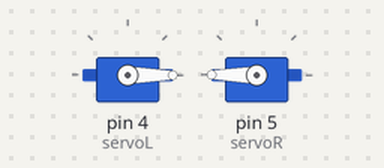
The sketch below on a simulated Arduino Uno, built with avr-gcc and run on an emulated ATmega328P. On the bench: 2 × servo.

Above: at 0.05 s.
At 12.0 s:
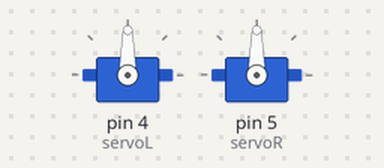
Timing chart, 0 to 15.6 s (numbered marks = the images above):
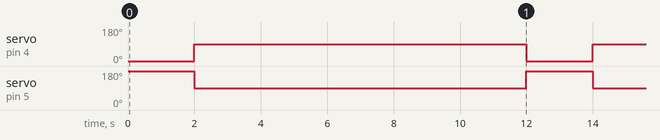

Measured:
- by itself, servo on pin 4 (servoL): alternates 90° for 10.0 s and 0° for 2.0 s
- by itself, servo on pin 5 (servoR): alternates 180° for 2.0 s and 90° for 10.0 s

The sketch:

robot_servo.ino
```cpp
#include "Servo.h"

Servo servoR, servoL;

//Delays
int defaultDelay = 200, lineasDelay = 0;
int giro_180 = 1028, giro_90 = 514, giro_45 = 257, giro_30 = 200; //Delays para diferentes ángulos
String inString = ""; // String para lectura/escritura desde Protocoder

void setup() {

  Serial.begin(19200); //NO MODIFICAR!!!!!!!!!!!
  Serial.flush();

  servoL.attach(4);
  servoR.attach(5);

  servoR.write(90);
  servoL.write(90);
}

//Funciones de movimiento
void avanzar () {
  servoR.write(180);
  servoL.write(0);
}

void retroceder() {
  servoR.write(0);
  servoL.write(180);
}
void parar() {
  servoR.write(90);
  servoL.write(90);
}
void izquierda() {
  servoR.write(180);
  servoL.write(180);
}
void derecha() {
  servoR.write(0);
  servoL.write(0);
}

void giro_180_grados() {
  servoR.write(180);
  servoL.write(180);
  delay(giro_180);
  parar();
}

void izquierdaLineas() {
  servoR.write(180);
  servoL.write(90);
  delay(lineasDelay);
  parar();
}

void derechaLineas() {
  servoR.write(90);
  servoL.write(0);
  delay(lineasDelay);
  parar();
}

void loop() {
avanzar();
delay(2000);
parar();
delay(10000);
}
```
